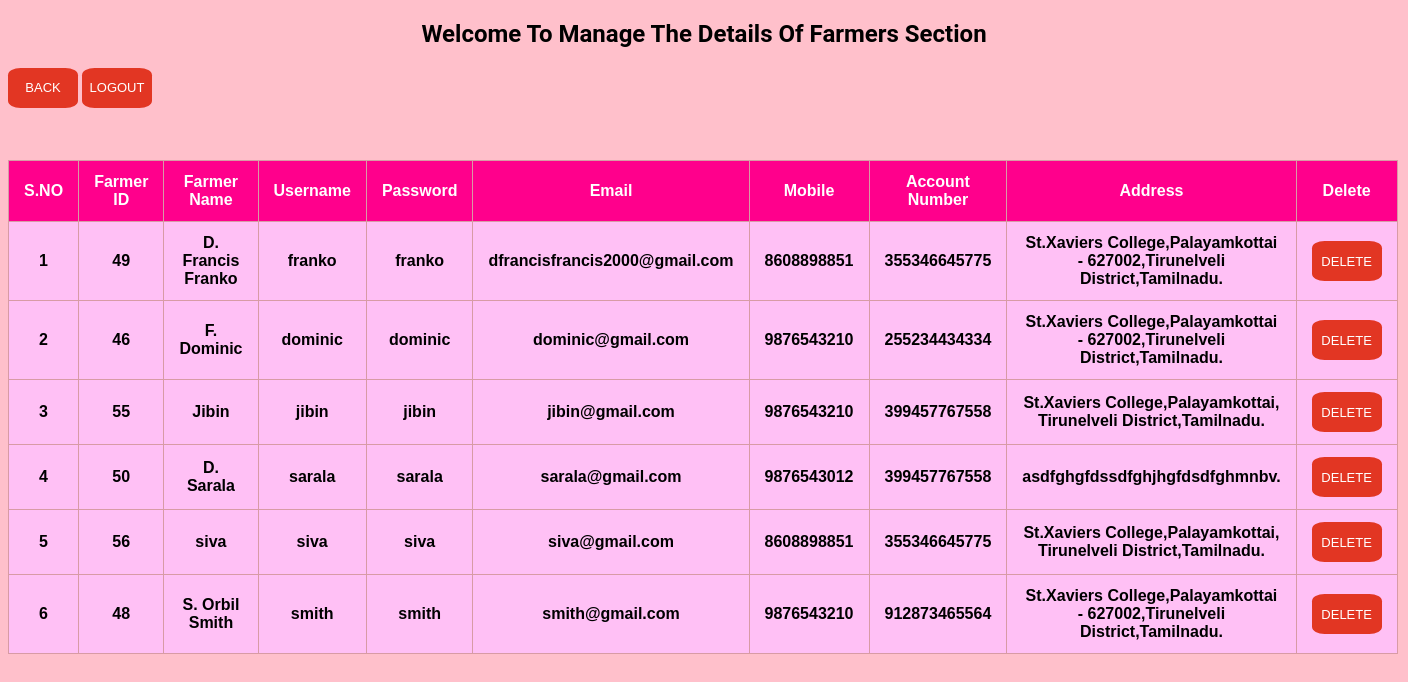
Screenshot of /Admin/view.php with the database file from the repository.
### tables this page shows
CREATE TABLE `farmer` (
  `fid` int(255) NOT NULL,
  `fname` varchar(255) NOT NULL,
  `funame` varchar(255) NOT NULL,
  `fpassword` varchar(255) NOT NULL,
  `fpass` varchar(255) NOT NULL,
  `femail` varchar(255) NOT NULL,
  `fmobile` varchar(255) NOT NULL,
  `faccno` varchar(255) NOT NULL,
  `faddr` text NOT NULL
);

### Admin/view.php (the view, shortened to what this page needs)
<!DOCTYPE html>
<html>
<head>
</head>
<body>
<h2> Welcome To Manage The Details Of Farmers Section</h2>
<a href="panel.php"><button class="btn2">Back</button></a>
<a href="logout.php"><button class="btn2">Logout</button></a>
<div class="form">
<table>
<thead>
<tr>
<th><strong>S.NO</strong></th>
<th><strong>Farmer ID</strong></th>
<th><strong>Farmer Name</strong></th>
<th><strong>Username</strong></th>
<th><strong>Password</strong></th>
<th><strong>Email</strong></th>
<th><strong>Mobile</strong></th>
<th><strong>Account Number</strong></th>
<th><strong>Address</strong></th>
<th><strong>Delete</strong></th>
</tr>
</thead>
<tbody>
<?php
$con = mysqli_connect('localhost','root','');
mysqli_select_db($con, 'agroculture');
$count=1;
$sel_query="Select * from farmer ";
$result= mysqli_query($con, $sel_query);
while($row=mysqli_fetch_assoc($result)){ ?>
<tr>
<td data-label="S.NO" align="center"><?php echo $count; ?> </td>
<td data-label="Farmer ID" align="center"><?php echo $row["fid"]; ?> </td>
<td data-label="Farmer Name" align="center"><?php echo $row["fname"]; ?> </td>
<td data-label="Username" align="center"><?php echo $row["funame"]; ?> </td>
<td data-label="Password" align="center"><?php echo $row["fpass"]; ?> </td>
<td data-label="Email" align="center"><?php echo $row["femail"]; ?> </td>
<td data-label="Mobile" align="center"><?php echo $row["fmobile"]; ?> </td>
<td data-label="Account Number" align="center"><?php echo $row["faccno"]; ?> </td>
<td data-label="Address" align="center"><?php echo $row["faddr"]; ?> </td>
<td data-label="Delete" align="center"><a href="fdelete.php?fid=<?php echo $row['fid']; ?> "><button class="btn2">Delete</button></a></td>
</tr>
<?php $count++; } ?>
</tbody>
</table>
</div>
</body>
</html>

### Admin/view.php (style rules this page uses)
* { box-sizing:border-box; }
body { background-color:pink; }
table { position:absolute; top:20%; width:100%; border-collapse:collapse; background-color: rgb(255, 192, 245); }
table td,table th { padding:12px 15px; border:1px solid rgb(216, 155, 165); text-align:center; font-size:16px; }
table th { background-color:rgb(255, 0, 140); color:#FFFFFF; }
.form { position:absolute; top:20%; width:90%; font-family:sans-serif; font-weight:bold; font-size:36px; }
a { text-decoration:none; }
.btn2 { font:"Roboto",sans-serif; text-transform:uppercase; height:40px; width:70px; cursor:pointer; padding:6.5px; background-color:#E23623; border:0; font-size:13px; text-decoration:none; border-radius:18%; text-align:center; overflow:hidden; color:#FFFFFF; }
h2 { text-align:center; font-family:"Roboto",sans-serif; }

### rows the page displays
farmer: fid "49", fname "D. Francis Franko", funame "franko", fpass "franko", femail "dfrancisfrancis2000@gmail.com", fmobile "8608898851", faccno "355346645775", faddr "St.Xaviers College,Palayamkottai - 627002,Tirunelveli District,Tamilnadu."
farmer: fid "46", fname "F. Dominic", funame "dominic", fpass "dominic", femail "dominic@gmail.com", fmobile "9876543210", faccno "255234434334", faddr "St.Xaviers College,Palayamkottai - 627002,Tirunelveli District,Tamilnadu."
farmer: fid "55", fname "Jibin", funame "jibin", fpass "jibin", femail "jibin@gmail.com", fmobile "9876543210", faccno "399457767558", faddr "St.Xaviers College,Palayamkottai, Tirunelveli District,Tamilnadu."
farmer: fid "50", fname "D. Sarala", funame "sarala", fpass "sarala", femail "sarala@gmail.com", fmobile "9876543012", faccno "399457767558", faddr "asdfghgfdssdfghjhgfdsdfghmnbv."
farmer: fid "56", fname "siva", funame "siva", fpass "siva", femail "siva@gmail.com", fmobile "8608898851", faccno "355346645775", faddr "St.Xaviers College,Palayamkottai, Tirunelveli District,Tamilnadu."
farmer: fid "48", fname "S. Orbil Smith", funame "smith", fpass "smith", femail "smith@gmail.com", fmobile "9876543210", faccno "912873465564", faddr "St.Xaviers College,Palayamkottai - 627002,Tirunelveli District,Tamilnadu."
